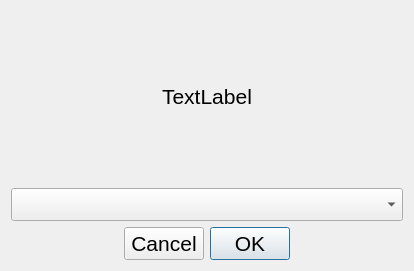
<?xml version="1.0" encoding="UTF-8"?>
<ui version="4.0">
 <class>deadShipWindow</class>
 <widget class="QDialog" name="deadShipWindow">
  <property name="geometry">
   <rect>
    <x>0</x>
    <y>0</y>
    <width>414</width>
    <height>271</height>
   </rect>
  </property>
  <property name="windowTitle">
   <string>Dialog</string>
  </property>
  <layout class="QVBoxLayout" name="verticalLayout">
   <item>
    <widget class="QLabel" name="msg">
     <property name="font">
      <font>
       <pointsize>16</pointsize>
      </font>
     </property>
     <property name="text">
      <string>TextLabel</string>
     </property>
     <property name="alignment">
      <set>Qt::AlignCenter</set>
     </property>
    </widget>
   </item>
   <item>
    <widget class="QComboBox" name="aliveShipsBox">
     <property name="font">
      <font>
       <pointsize>16</pointsize>
      </font>
     </property>
    </widget>
   </item>
   <item>
    <layout class="QHBoxLayout" name="horizontalLayout">
     <item>
      <spacer name="horizontalSpacer">
       <property name="orientation">
        <enum>Qt::Horizontal</enum>
       </property>
       <property name="sizeHint" stdset="0">
        <size>
         <width>40</width>
         <height>20</height>
        </size>
       </property>
      </spacer>
     </item>
     <item>
      <widget class="QDialogButtonBox" name="buttonBox">
       <property name="font">
        <font>
         <pointsize>16</pointsize>
        </font>
       </property>
       <property name="contextMenuPolicy">
        <enum>Qt::NoContextMenu</enum>
       </property>
       <property name="layoutDirection">
        <enum>Qt::RightToLeft</enum>
       </property>
       <property name="orientation">
        <enum>Qt::Horizontal</enum>
       </property>
       <property name="standardButtons">
        <set>QDialogButtonBox::Cancel|QDialogButtonBox::Ok</set>
       </property>
      </widget>
     </item>
     <item>
      <spacer name="horizontalSpacer_2">
       <property name="orientation">
        <enum>Qt::Horizontal</enum>
       </property>
       <property name="sizeHint" stdset="0">
        <size>
         <width>40</width>
         <height>20</height>
        </size>
       </property>
      </spacer>
     </item>
    </layout>
   </item>
  </layout>
 </widget>
 <resources/>
 <connections>
  <connection>
   <sender>buttonBox</sender>
   <signal>accepted()</signal>
   <receiver>deadShipWindow</receiver>
   <slot>accept()</slot>
   <hints>
    <hint type="sourcelabel">
     <x>248</x>
     <y>254</y>
    </hint>
    <hint type="destinationlabel">
     <x>157</x>
     <y>274</y>
    </hint>
   </hints>
  </connection>
  <connection>
   <sender>buttonBox</sender>
   <signal>rejected()</signal>
   <receiver>deadShipWindow</receiver>
   <slot>reject()</slot>
   <hints>
    <hint type="sourcelabel">
     <x>316</x>
     <y>260</y>
    </hint>
    <hint type="destinationlabel">
     <x>286</x>
     <y>274</y>
    </hint>
   </hints>
  </connection>
 </connections>
</ui>
